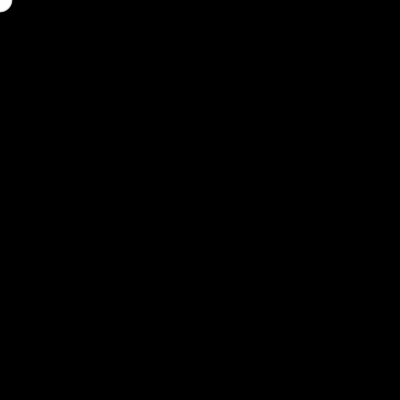
Frame 1 (no input)
Frame 60 (the mouse pressed at the canvas centre just before this capture): identical to frame 1, image omitted
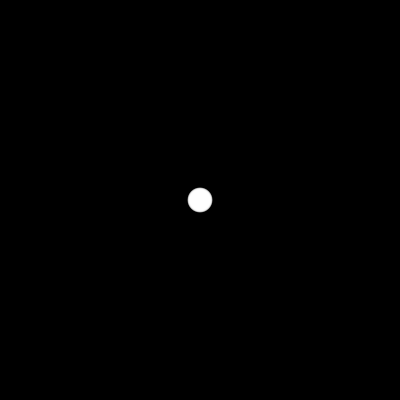
Frame 120 (the mouse held since frame 60 and released just before this capture)

The Processing sketch that drew these frames (run headless with seeded random() and noise(); from frame 60 on, the mouse is pressed at the canvas centre):

// Processing sketch: T28_arrayMouseEllipse2
// ── T28_arrayMouseEllipse2.pde
int track = 50;
int[] posX = new int[track];
int[] posY = new int[track];
int indexPos = 0;

void setup(){
  size(400,400);
  noStroke();
  fill(255,100);
}

void draw(){
  background(0);
  posX[indexPos]=mouseX;
  posY[indexPos]=mouseY;
  indexPos = (indexPos+1) % track;
  
  for(int i=0; i<track; i++){
    int pos = (indexPos+i) % track;
    float r = (track-i)/2.0;
    ellipse(posX[pos],posY[pos],r,r);
  }
}
